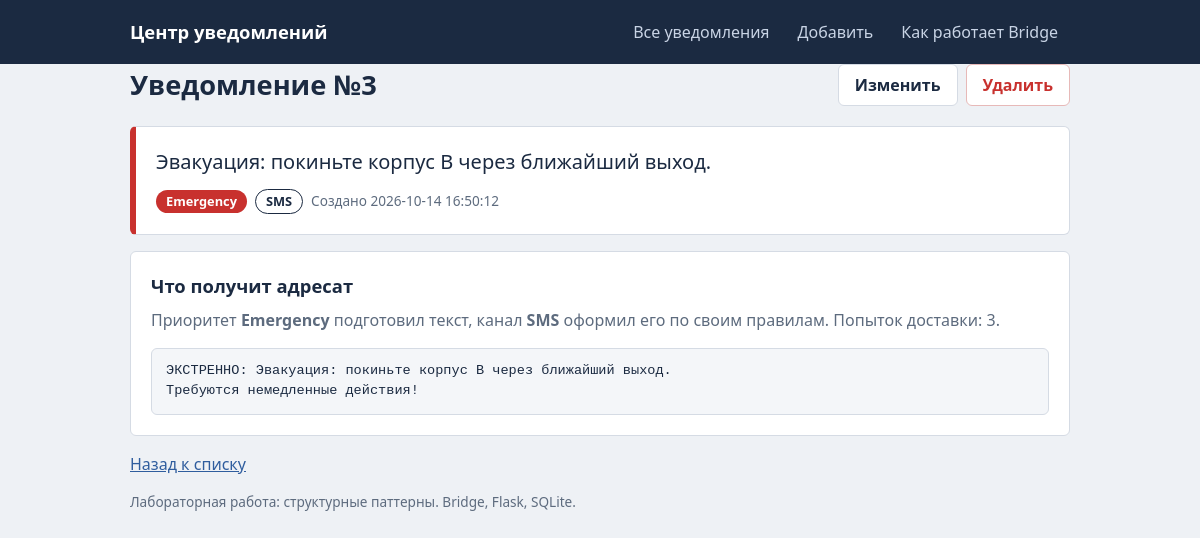
Screenshot of /notification/3 with the database file from the repository.
### tables this page shows
CREATE TABLE notifications (
    id                INTEGER PRIMARY KEY AUTOINCREMENT,
    message           TEXT NOT NULL,
    notification_type TEXT NOT NULL CHECK (notification_type IN ('Email', 'SMS', 'Telegram')),
    priority          TEXT NOT NULL CHECK (priority IN ('Normal', 'Important', 'Emergency')),
    created_at        TEXT NOT NULL DEFAULT (datetime('now', 'localtime'))
);

### app.py (the view)
@app.route("/notification/<int:notification_id>")
def detail(notification_id):
    row = get_or_404(notification_id)
    delivery = create_notification(row["notification_type"], row["priority"]).send(row["message"])
    return render_template("detail.html", row=row, delivery=delivery)

### app.py (called while the page is built)
def get_or_404(notification_id):
    conn = get_db()
    row = conn.execute("SELECT * FROM notifications WHERE id = ?", (notification_id,)).fetchone()
    conn.close()
    if row is None:
        abort(404)
    return row

### db.py (called while the page is built)
def get_db():
    conn = sqlite3.connect(DB_PATH)
    conn.row_factory = sqlite3.Row
    return conn

### patterns/bridge.py (called while the page is built)
def create_notification(notification_type: str, priority: str) -> Notification:
    if notification_type not in CHANNELS:
        raise ValueError(f"Неизвестный тип уведомления: {notification_type}")
    if priority not in PRIORITIES:
        raise ValueError(f"Неизвестный приоритет: {priority}")
    channel = CHANNELS[notification_type]()
    return PRIORITIES[priority](channel)

    def deliver(self, title, body, urgent):
        text = f"{title}: {body}"
        if len(text) > self.MAX_LEN:
            text = text[: self.MAX_LEN - 3] + "..."
        return text

    def send(self, message: str) -> dict:
        body = self.decorate(message)
        delivered = self.channel.deliver(self.title, body, self.urgent)
        return {
            "channel": self.channel.name,
            "priority": self.priority_name,
            "attempts": self.attempts,
            "payload": delivered,
        }

    def decorate(self, message):
        return f"{message}\nТребуются немедленные действия!"

### templates/detail.html (shortened to what this page needs)
{% extends "base.html" %}
{% block content %}
<div class="page-head">
  <h1>Уведомление №{{ row.id }}</h1>
  <div class="actions">
    <a class="btn" href="{{ url_for('edit', notification_id=row.id) }}">Изменить</a>
    <form method="post" action="{{ url_for('delete', notification_id=row.id) }}"
          onsubmit="return confirm('Удалить это уведомление?');">
      <button class="btn danger" type="submit">Удалить</button>
    </form>
  </div>
</div>
<section class="card p-{{ row.priority }} stripe">
  <p class="big">{{ row.message }}</p>
  <div class="meta">
    <span class="badge prio p-{{ row.priority }}">{{ row.priority }}</span>
    <span class="badge chan">{{ row.notification_type }}</span>
    <span class="date">Создано {{ row.created_at }}</span>
  </div>
</section>
<section class="card">
  <h2>Что получит адресат</h2>
  <p class="hint">
    Приоритет <b>{{ delivery.priority }}</b> подготовил текст, канал <b>{{ delivery.channel }}</b>
    оформил его по своим правилам.
    {% if delivery.attempts > 1 %}Попыток доставки: {{ delivery.attempts }}.{% endif %}
  </p>
  <pre class="payload">{{ delivery.payload }}</pre>
</section>
<p><a href="{{ url_for('index') }}">Назад к списку</a></p>
{% endblock %}

### static/style.css (style rules this page uses)
:root { --ink: #1b2a41; --muted: #5d6b7e; --paper: #eef1f5; --card: #ffffff; --line: #d5dbe4; --accent: #2f5d9e; --normal: #4a6fa5; --important: #c98200; --emergency: #c8312e; --radius: 6px; font-family: "Segoe UI", "Helvetica Neue", Arial, sans-serif; }
* { box-sizing: border-box; }
body { margin: 0; background: var(--paper); color: var(--ink); line-height: 1.5; font-size: 16px; }
h1 { font-size: 1.7rem; line-height: 1.2; margin: 0; }
h2 { font-size: 1.15rem; margin: 0 0 8px; }
a { color: var(--accent); }
.page-head { display: flex; align-items: center; justify-content: space-between; flex-wrap: wrap; gap: 12px; margin-bottom: 20px; }
.btn { display: inline-block; font: inherit; font-weight: 600; padding: 8px 16px; border: 1px solid var(--line); border-radius: var(--radius); background: var(--card); color: var(--ink); text-decoration: none; cursor: pointer; }
.btn.danger { color: var(--emergency); border-color: #e7b9b8; }
.actions { display: flex; gap: 8px; align-items: center; flex-wrap: wrap; }
.actions form { margin: 0; }
.meta { display: flex; flex-wrap: wrap; align-items: center; gap: 8px; }
.date { color: var(--muted); font-size: .85rem; }
.badge { display: inline-block; font-size: .8rem; font-weight: 600; padding: 2px 10px; border-radius: 999px; }
.badge.prio { color: #fff; background: var(--normal); }
.badge.prio.p-Emergency { background: var(--emergency); }
.badge.chan { border: 1px solid var(--ink); color: var(--ink); }
.card { background: var(--card); border: 1px solid var(--line); border-radius: var(--radius); padding: 20px; margin-bottom: 16px; }
.card.stripe { border-left: 6px solid var(--normal); }
.card.stripe.p-Emergency { border-left-color: var(--emergency); }
.big { font-size: 1.25rem; margin: 0 0 12px; overflow-wrap: anywhere; }
.hint { color: var(--muted); margin-top: 0; }
.payload { margin: 0; padding: 12px 14px; background: #f4f6f9; border: 1px solid var(--line); border-radius: var(--radius); font-family: Consolas, "Courier New", monospace; font-size: .85rem; white-space: pre-wrap; overflow-wrap: anywhere; }

### rows the page displays
notifications: id "3", message "Эвакуация: покиньте корпус B через ближайший выход.", priority "Emergency", notification_type "SMS", created_at "2026-10-14 16:50:12", channel "SMS"

### other values shown
{{ delivery.attempts }} "3"
{{ delivery.payload }} "ЭКСТРЕННО: Эвакуация: покиньте корпус B через ближайший выход. Требуются немедленные действия!"
